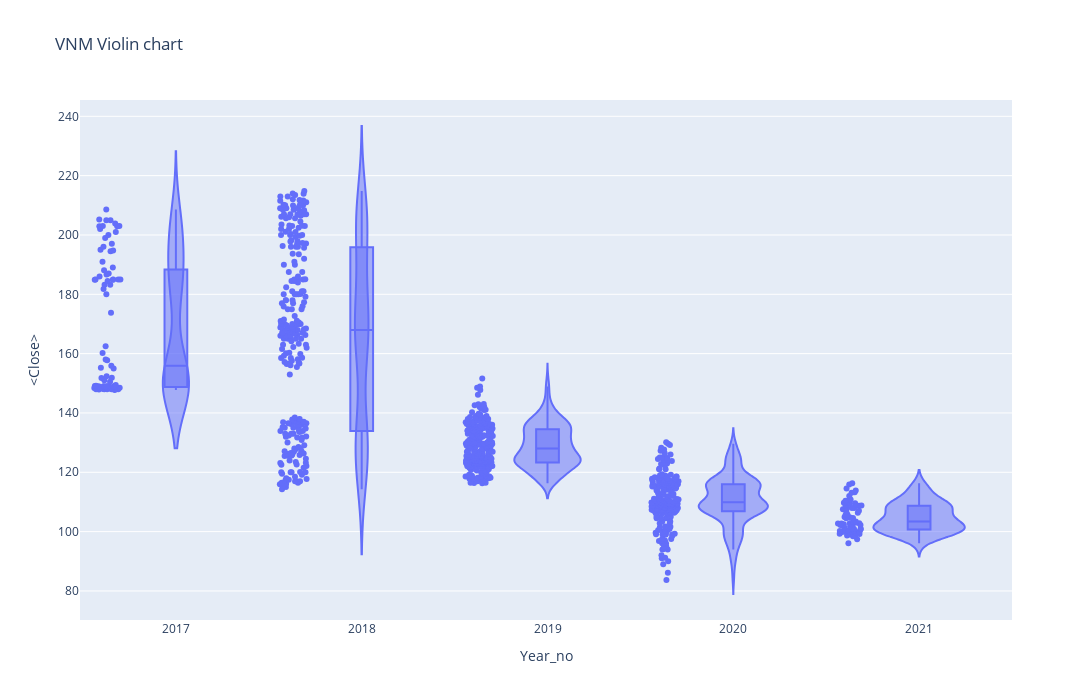

Notebook code for this chart:
### Code cell
#px.violin(df_tips, y="tip", x="smoker", color="sex", box=True, points="all",
#          hover_data=df_tips.columns)

fig = go.Figure()
px.violin(df,x='Year_no',y='<Close>',box =True, points='all',
         hover_data=df.columns, title = 'VNM Violin chart',width= 1200,height=700)

### Figure 1 — Plotly figure (JSON) as saved in the notebook; plotly's stock layout.template omitted (floating-point values rounded to 4 significant figures; data arrays with more than 128 entries replaced by an {"elided": "..."} marker saying what was removed)
{"data": [{"alignmentgroup": "True", "box": {"visible": true}, "customdata": {"elided": "900x3 mixed values"}, "hovertemplate": "Year_no=%{x}<br><Close>=%{y}<br>datetime=%{customdata[0]}<br><Volume>=%{customdata[1]}<br>Period=%{customdata[2]}<extra></extra>", "legendgroup": "", "marker": {"color": "#636efa"}, "name": "", "offsetgroup": "", "orientation": "v", "points": "all", "scalegroup": "True", "showlegend": false, "type": "violin", "x": {"elided": "900 int values"}, "x0": " ", "xaxis": "x", "y": {"elided": "900 float values"}, "y0": " ", "yaxis": "y"}], "layout": {"height": 700, "legend": {"tracegroupgap": 0}, "title": {"text": "VNM Violin chart"}, "violinmode": "group", "width": 1200, "xaxis": {"anchor": "y", "domain": [0, 1], "title": {"text": "Year_no"}}, "yaxis": {"anchor": "x", "domain": [0, 1], "title": {"text": "<Close>"}}}}
